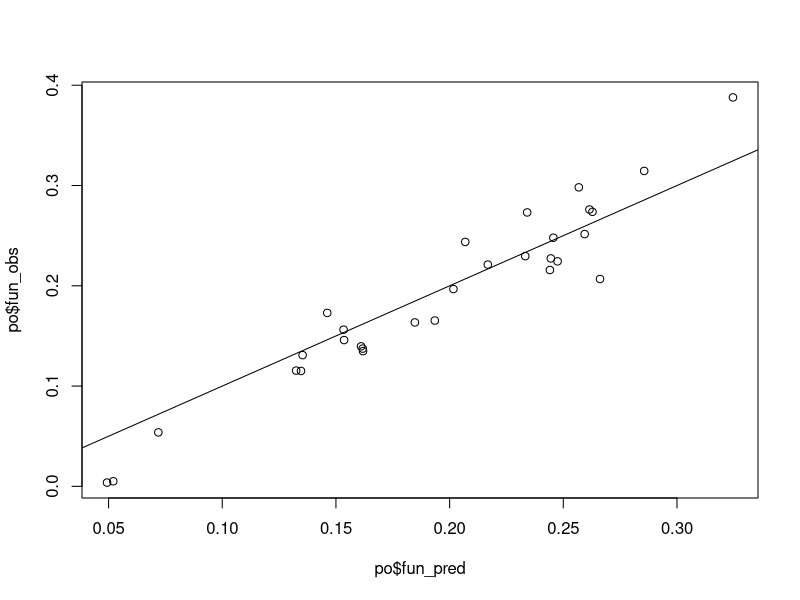

The R source for this figure:
rm(list = ls())

### LIBRARIES

require(testthat)
require(MASS)
require(ggplot2)
require(gtools)
require(scales)
require(gridExtra)
require(tidyverse)
require(combinat)

run_tests <- FALSE # set to TRUE to run tests in every execution

### FUNCTIONS & TESTS

orderName <- function(community) {
  
  # order community names with the form 'sp2,sp2,sp3,...' so that species consistently
  # appear in alphabetical order
  
  as.character(sapply(community,
                      FUN = function(s) paste(sort(strsplit(s, split = ',')[[1]]),
                                              collapse = ',')))
}

string2matrix <- function(data) {
  
  # takes a data frame with 2 columns, the first one containing community names
  # (species present separated by commas with no spaces, e.g. 'sp1,sp2,sp3,...') and
  # the second one community functions, and converts it to binary matrix format
  
  species <- sort(unique(unlist(lapply(data[, 1],
                                       FUN = function(community) strsplit(community, split = ',')[[1]]))))
  
  data_out <- lapply(1:nrow(data),
                     FUN = function(i) matrix(as.numeric(species %in% strsplit(data[i, 1], split = ',')[[1]]), nrow = 1))
  data_out <- do.call(rbind, data_out)
  colnames(data_out) <- species
  
  data_out <- cbind(data_out, fun = data[, 2])
  
  return(data_out)
  
}

matrix2string <- function(data) {
  
  # inverse operation with respect to string2matrix
  
  species <- colnames(data)[-ncol(data)]
  
  communities <- sapply(1:nrow(data),
                        FUN = function(i) paste(species[data[i, -ncol(data)] == 1], collapse = ','))
  communities <- orderName(communities)
  
  return(data.frame(community = communities,
                    fun = data[, ncol(data)]))
  
}

if (run_tests) {
  test_that('Name ordering',{
    expect_equal(orderName('1,3,2'), '1,2,3')
    expect_equal(orderName(c('B,C,A,F,D', 'y,x,z')), c('A,B,C,D,F', 'x,y,z'))
  })
}

nSpecies <- function(community) {
  
  # returns the number of species in a community (given in 'sp1,sp2,sp3,...' format)
  # returns 0 if input is NA
  
  as.numeric(sapply(community,
                    FUN = function(comm) {
                      if (is.na(comm)) return(0)
                      else return(length(strsplit(comm, split = ',')[[1]]))
                    }))
  
}
if (run_tests) {
  test_that('Number of species',{
    expect_equal(nSpecies('1,2,3'), 3)
    expect_equal(nSpecies('lorem,ipsum'), 2)
    expect_equal(nSpecies(NA), 0)
  })
}

containsSpecies <- function(species, community) {
  
  # returns TRUE if species is present in community, FALSE otherwise
  
  return(sapply(community,
                FUN = function(comm) species %in% strsplit(comm, split = ',')[[1]]))
  
}

makeGEdata <- function(data) {
  
  # takes a mapping between community structures and functions and returns a data frame of species functional effects
  # input data must be a data frame where he first column corresponds to genotype names and the second column corresponds to genotype fitness
  # genotype names should be such that present mutations appear separated by commas with no spaces, e.g. 'sp1,sp2,sp3,...'
  # use matrix2string() function to convert data to this format if needed
  
  # name columns of data
  colnames(data) <- c('community', 'f')
  
  # order community names alphabetically
  data[, 1] <- orderName(data[, 1])
  
  # if there are multiple instances of a same genotype, take the average and print a warning
  if(!all(table(data[, 1]) == 1)) {
    warning(paste('Multiple instances of a same combination in input data set:\n',
                  paste(names(table(data[, 1]))[table(data[, 1]) > 1], collapse = '\n'),
                  '\nAveraging F to proceed.', sep = ''))
    data <- aggregate(formula = f ~ community,
                      data = data,
                      FUN = mean)
  }
  
  # extract species names
  species <- sort(unique(unlist(strsplit(data[, 1], split = ','))))
  n_species <- length(species)
  
  # functions as named array
  f <- setNames(data[, 2], data[, 1])
  
  # output: data frame where the effect of each species on a background community is isolated
  ge_data <- do.call(rbind,
                     lapply(species,
                            FUN = function(sp) {
                              
                              # fetch all communities in sample that contain species sp
                              knockins <- data$community[containsSpecies(sp, data$community)]
                              
                              # backgrounds corresponding to those communities
                              backgrounds <- as.character(sapply(knockins,
                                                                 FUN = function(x) {
                                                                   x <- strsplit(x, split = ',')[[1]]
                                                                   x <- x[x != sp]
                                                                   x <- paste(x, collapse = ',')
                                                                   return(x)
                                                                 }))
                              
                              # functions of backrounds and backgrounds + knock-ins
                              f_knockins <- f[names(f) %in% knockins]
                              f_knockins <- data.frame(community = names(f_knockins),
                                                       fun.knockin = as.numeric(f_knockins))
                              
                              f_backgrounds <- f[names(f) %in% backgrounds]
                              f_backgrounds <- data.frame(community = names(f_backgrounds),
                                                          fun.backgrund = as.numeric(f_backgrounds))
                              
                              f_knockins$background_community <- sapply(f_knockins$community,
                                                                        FUN = function(x) {
                                                                          xout <- strsplit(x, split = ',')[[1]]
                                                                          xout <- xout[xout != sp]
                                                                          xout <- paste(xout, collapse = ',')
                                                                          return(xout)
                                                                        })
                              
                              fun <- merge(f_backgrounds, f_knockins, by.x = 'community', by.y = 'background_community', all = T, suffixes = c('.bg', '.knockin'))
                              fun$df <- fun$fun.knockin - fun$fun.backgrund
                              fun <- fun[!is.na(fun$fun.backgrund) & !is.na(fun$fun.knockin), ] # keep only rows where the function of both the background and the knockin are known
                              
                              # build data frame
                              df <- data.frame(background = fun$community,
                                               knock_in = sp,
                                               background_f = fun$fun.backgrund,
                                               d_f = fun$df)
                              
                              return(df)
                              
                            }))
  
  return(ge_data)
  
}

plotFEEs <- function(ge_data) {
  
  # make dF-vs-F plots
  
  p <-
    ggplot(ge_data, aes(x = background_f, y = d_f)) +
      geom_abline(slope = 0,
                  intercept = 0,
                  color = '#d1d3d4') +
      geom_point(shape = 1,
                 cex = 2) +
      geom_smooth(method = 'lm',
                  formula = y~x,
                  color = 'firebrick1',
                  se = F,
                  fullrange = T) +
      scale_x_continuous(breaks = pretty_breaks(n = 3),
                         name = 'Function of ecological background [a.u.]') +
      scale_y_continuous(breaks = pretty_breaks(n = 3),
                         name = 'dF [a.u.]') +
      facet_wrap(~knock_in) +
      theme_bw() +
      theme(panel.grid = element_blank(),
            strip.background = element_blank(),
            strip.text = element_text(face = 'italic',
                                      size = 10),
            aspect.ratio = 0.6,
            axis.text = element_text(size = 16),
            axis.title = element_text(size = 18),
            panel.border = element_blank(),
            panel.background = element_blank(),
            legend.position = 'none') +
      annotate("segment", x=-Inf, xend=Inf, y=-Inf, yend=-Inf, size=0.5) +
      annotate("segment", x=-Inf, xend=-Inf, y=-Inf, yend=Inf,size=0.5)
  
  print(p)
  
  return(p)
  
}

closestPaths <- function(target_comm, comm_list, species.removal = F) {
  
  # given a focal community (comm) and a list of other communities (comm_list), returns those in comm_list that are closest to comm (in terms of species addition)
  
  # fetch communities that are potential ancestors of the target
  isAncestor <- function(community_1, community_2) { # check if community_1 is an ancestor of community_2 (i.e. all species in community_1 are also in community_2)
    sapply(community_1,
           FUN = function(x) all(strsplit(x, split = ',')[[1]] %in% strsplit(community_2, split = ',')[[1]]))
  }
  if (!species.removal) comm_list <- comm_list[isAncestor(comm_list, target_comm)]
  
  if (length(comm_list) == 0) {
    
    warning(paste('For community\n', target_comm, '\nno ancestors in data. Returning <empty> community.', sep = ''))
    
    comm_list <- ''
    
  }
    
  all_comms <- data.frame(community = c(target_comm, comm_list),
                          fun = NA)
  all_comms <- string2matrix(all_comms)
  
  comm <- all_comms[1, 1:(ncol(all_comms) - 1), drop = F]
  comm_list <- all_comms[2:nrow(all_comms), 1:(ncol(all_comms) - 1), drop = F]
  
  dist <- sapply(1:nrow(comm_list),
                 FUN = function(i) sum(abs(comm_list[i, ] - comm)))
  
  which_min <- which(dist == min(dist))
  closest_comms <- comm_list[which_min, , drop = F]
    
  
  # paths to comm
  paths <- lapply(1:nrow(closest_comms),
                  FUN = function(i) comm - closest_comms[i, ])
  paths <- do.call(rbind, paths)
  
  sources <- matrix2string(cbind(as.data.frame(closest_comms), fun = NA))$community
  
  # return info
  return(cbind(source = sources, target = target_comm, dist = dist[which_min], as.data.frame(paths)))
  
}

fetchResiduals <- function(paths) {
  
  # fetch which residuals (epsilons) take part in a given set of paths (from a source to a target community)
  # accounts for every possible path order (e.g. i->j->k, j->i->k, k->i->j, ...)
  # variable naming: eps_i(s) is named s+i (e.g. 'i,j+k', 'i,k+j', 'i,j,k+l', ...)
  
  eps <- NULL
  
  for (p in 1:nrow(paths)) {
    
    traj <- paths[p, 4:ncol(paths)]
    traj <- colnames(traj)[abs(traj[1, ]) == 1]
    traj <- do.call(rbind, permn(traj))
    
    eps <- c(eps,
             unlist(lapply(1:nrow(traj), FUN = function(t) {
               
               traj_i <- traj[t, ]
               cumtraj_i <- orderName(sapply(1:length(traj_i), FUN = function(i) paste(traj_i[1:i], collapse = ',')))
               cumtraj_i <- c(paths$source[p],
                              orderName(paste(paths$source[p], cumtraj_i, sep = ',')))
               
               cumtraj_i <- sapply(cumtraj_i, # if there are repetitions of species, that means the species is being removed instead of added
                                   FUN = function(x) {
                                     
                                     xtab <- table(strsplit(x, split = ',')[[1]])
                                     removed_sp <- names(xtab)[xtab > 1]

                                     xout <- strsplit(x, split = ',')[[1]]
                                     xout <- paste(xout[!(xout %in% removed_sp)], collapse = ',')
                                     
                                     return(xout)
                                     
                                   })
               
               eps_i <- paste(cumtraj_i[-length(cumtraj_i)], traj_i, sep = '+')
               eps_i <- sapply(eps_i, # if knocked-in species is in background, it means it's a species removal
                               FUN = function(x) {
                                 
                                 knock_in <- strsplit(x, split = '\\+')[[1]][2]
                                 background <- strsplit(x, split = '\\+')[[1]][1]
                                 background <- strsplit(background, split = ',')[[1]]
                                 
                                 xout <- paste(background[background != knock_in], collapse = ',')
                                 xout <- paste(xout, knock_in, sep = '+')
                                 
                                 return(xout)
                                 
                               })
               eps_i <- as.character(eps_i)
               
               return(eps_i)
               
             })))
    
  }
  
  return(eps)
  
}

pathSteps <- function(target, source, single.traj = F) {

  # get steps in trajectory from source to target communities through addition/removal of species
  # is the closure condition is satisfied, a single trajectory is sufficient (speeds up calculations)
  
  path <- closestPaths(target, source)
  
  traj <- path[1, 4:ncol(path), drop = F]
  traj <- colnames(traj)[abs(traj[1, ]) == 1]
  if (single.traj) {
    traj <- matrix(traj, nrow = 1)
  } else {
    traj <- do.call(rbind, permn(traj))
  }
  
  traj_steps <- lapply(1:nrow(traj),
                       FUN = function(i) {
                         
                         # trajectory
                         cumtraj <- orderName(sapply(1:length(traj[i, ]), FUN = function(j) paste(traj[i, 1:j], collapse = ',')))
                         cumtraj <- c(source,
                                      sapply(1:length(cumtraj), FUN = function(j) orderName(paste(c(strsplit(source, split = ',')[[1]],
                                                                                                    cumtraj[j]), collapse = ','))))
                         cumtraj <- sapply(cumtraj, # if there are repetitions of species, that means the species is being removed instead of added
                                           FUN = function(x) {
                                             
                                             xtab <- table(strsplit(x, split = ',')[[1]])
                                             removed_sp <- names(xtab)[xtab > 1]
                                             
                                             xout <- strsplit(x, split = ',')[[1]]
                                             xout <- paste(xout[!(xout %in% removed_sp)], collapse = ',')
                                               
                                             return(xout)
                                               
                                           })
                         cumtraj <- as.character(cumtraj)
                         
                         # knock-ins at each step
                         knockins <- traj[i, ]
                         
                         # backgrounds
                         backgrounds <- cumtraj[-length(cumtraj)]
                         backgrounds <- sapply(1:length(backgrounds),
                                               FUN = function(i) {
                                                 xout <- strsplit(backgrounds[i], split = ',')[[1]]
                                                 xout <- xout[xout != knockins[i]]
                                                 xout <- paste(xout, collapse = ',')
                                                 return(xout)
                                               })
                         backgrounds <- as.character(backgrounds)
                         
                         # signs
                         signs <- sapply(knockins, FUN = function(x) path[1, x])
                         signs <- as.numeric(signs)
                         
                         return(list(trajectory = cumtraj,
                                backgrounds = backgrounds,
                                knock_ins = knockins,
                                signs = signs))
                         
                       })
  
  if(single.traj) traj_steps <- traj_steps[[1]]
  
  return(traj_steps)

}

makeFEEs <- function(ge_data) {
  
  # make linear fits (input is a data.frame generated with makeGEdata)
  
  species <- sort(unique(ge_data$knock_in))
  fits <- do.call(rbind,
                  lapply(species,
                         FUN = function(sp){
                           data.frame(a = lm(data = ge_data[ge_data$knock_in == sp, ], formula = d_f~background_f)$coefficients[1],
                                      b = lm(data = ge_data[ge_data$knock_in == sp, ], formula = d_f~background_f)$coefficients[2])
                         }))
  rownames(fits) <- species
  
  return(fits)
  
}

inferAllResiduals <- function(ge_data) {

  # apply closure condition to the WHOLE landscape to infer values of residuals
  # only advisable for <10 species (otherwise pseudoinverse computation explodes)
  
  # get linear fits
  fits <- makeFEEs(ge_data)
  
  # fetch species names and build all combinatorial arrangements
  species <- sort(unique(ge_data$knock_in))
  communities <- orderName(unlist(sapply(1:length(species),
                                         FUN = function(i) sapply(combn(species,
                                                                        i,
                                                                        simplify = FALSE),
                                                                  FUN = paste, collapse = ','))))
  communities <- c('<empty>', communities) # attach the 'empty' community
  
  # list epsilons that are known from observations
  ge_data$background[ge_data$background == ''] <- '<empty>'
  known_eps <- setNames(ge_data$d_f- (fits[ge_data$knock_in, 'a'] + fits[ge_data$knock_in, 'b']*ge_data$background_f),
                        paste(ge_data$background, ge_data$knock_in, sep = '+'))
  
  # estimate standard deviations of epsilons
  sigma <- sapply(species,
                  FUN = function(sp) sd(known_eps[grepl(paste('\\+', sp, sep = ''), names(known_eps))]))
  
  # arrange epsilons in matrix form (rows: backgrounds, columns: knock-ins), this makes them easier to access later on
  eps_matrix <- matrix(NA, nrow = length(communities), ncol = length(species))
  colnames(eps_matrix) <- species
  rownames(eps_matrix) <- communities
  
  # some of the epsilons are known from the observations: add them to the matrix
  for (i in 1:length(known_eps)) {
    eps_matrix[strsplit(names(known_eps)[i], split = '\\+')[[1]][1],
               strsplit(names(known_eps)[i], split = '\\+')[[1]][2]] <- known_eps[i]
  }
  
  # elements of the matrix where the knock-in is already present in the background are set to NaN, other elements are either numeric (known epsilons) or NA (incognitas)
  for (sp in species) {
    eps_matrix[containsSpecies(sp, rownames(eps_matrix)), sp] <- NaN
  }
  
  # epsilons in vector form (makes it easier to operate with them)
  eps <- as.data.frame(matrix(NA, nrow = length(eps_matrix), ncol = 2))
  for (i in 1:nrow(eps_matrix)) {
    for (j in 1:ncol(eps_matrix)) {
      eps[ncol(eps_matrix)*(i-1) + j, 1] <- paste(rownames(eps_matrix)[i], colnames(eps_matrix)[j], sep = '+')
      eps[ncol(eps_matrix)*(i-1) + j, 2] <- eps_matrix[i, j]
    }
  }
  eps <- eps[!is.nan(eps[, 2]), ]
  eps <- eps[order(eps[, 2], na.last = FALSE), ]
  rownames(eps) <- eps[, 1]
  eps <- matrix(eps[, 2], dimnames = list(eps[, 1], 'eps'))
  
  rownames(eps) <- gsub('<empty>', '', rownames(eps))
  communities[communities == '<empty>'] <- ''
  
  # build M matrix
  # i and j are two arbitrary species
  # B is an arbitrary background (not containing i or j), Bi and Bj are the same backgrounds containing also i and j respectively
  # a_i, b_i are the intercept and slope of the fit FEE for species i
  # e_i(B) is the epsilon for species i on background B
  # general form of the constraint:
  #   a_i*b_j + (1 + b_j)*e_i(B) + e_j(Bi) = a_j*b_i + (1 + b_i)*e_j(B) + e_i(Bj)
  constraints <- data.frame(B = character(0), i = character(0), j = character(0))
  
  # list all backgrounds with at least 2 species less than the most rich community (containing all species)
  bgs_valid <- communities[nSpecies(communities) <= length(species) - 2]
  
  # for each of those backgrounds, get all possible pairs of additional species (not in the background itself)
  sp_valid <- containsSpecies(species, bgs_valid)
  for (i in 1:length(bgs_valid)) {
    sp <- species[!sp_valid[, i]]
    pairs <- t(combn(sp, 2))
    constraints <- rbind(constraints,
                         data.frame(B = as.character(bgs_valid[i]),
                                    i = pairs[, 1],
                                    j = pairs[, 2]))
  }
  
  # some of the constraints are redundant; to identify them we need to check which edges of the 'community graph' are covered by each constraint
  isDescendant <- function(community_1, community_2) { # check if community_2 is a descendant of community_1 (i.e. all species in community_1 are also in community_2)
    sapply(community_2,
           FUN = function(x) all(strsplit(community_1, split = ',')[[1]] %in% strsplit(x, split = ',')[[1]]))
  }
  
  edges <- NULL
  nSpecies_comm <- nSpecies(communities)
  for (i in 1:length(communities)) {
    edges <- c(edges,
               paste(communities[i],
                     communities[nSpecies_comm == (1 + nSpecies_comm[i]) & isDescendant(communities[i], communities)],
                     sep = ' / '))
  }
  edges <- data.frame(edge = edges,
                      covered = FALSE)
  
  redundant_constraints <- NULL
  for (i in 1:nrow(constraints)) {
    
    # each constraint covers 4 communities
    c1 <- constraints[i, 1]
    c2 <- orderName(paste(c(strsplit(constraints[i, 1], split = ',')[[1]], constraints[i, 2]), collapse = ','))
    c3 <- orderName(paste(c(strsplit(constraints[i, 1], split = ',')[[1]], constraints[i, 3]), collapse = ','))
    c4 <- orderName(paste(c(strsplit(constraints[i, 1], split = ',')[[1]], constraints[i, 2], constraints[i, 3]), collapse = ','))
    
    # each constraint covers 4 edges
    edges_i <- c(paste(c1, c2, sep = ' / '),
                 paste(c1, c3, sep = ' / '),
                 paste(c2, c4, sep = ' / '),
                 paste(c3, c4, sep = ' / '))
    
    # which of those are already covered?
    covered_i <- edges$covered[edges$edge %in% edges_i]
    
    if (all(covered_i)) { # if they are all covered, tag the i-th constraint as redundant
      redundant_constraints <- c(redundant_constraints, i)
    } else { # if they are not all covered, keep the constraint and set them all to covered
      edges$covered[edges$edge %in% edges_i] <- TRUE
    }
    
  }
  
  # remove redundant constraints
  constraints <- constraints[-redundant_constraints, ]
  
  # formulate each constraint in matrix form
  M <- matrix(0, nrow = nrow(constraints), ncol = nrow(eps))
  C <- matrix(0, nrow = nrow(constraints), ncol = 1)
  rownames(M) <- paste('C.', 1:nrow(constraints), sep = '')
  rownames(C) <- rownames(M)
  colnames(M) <- rownames(eps)
  
  for (k in 1:nrow(M)) {
    
    i <- constraints$i[k]
    j <- constraints$j[k]
    B <- constraints$B[k]
    
    Bi <- orderName(paste(c(strsplit(B, split = ',')[[1]], i), collapse = ','))
    Bj <- orderName(paste(c(strsplit(B, split = ',')[[1]], j), collapse = ','))
    
    a_i <- fits[i, 'a']
    b_i <- fits[i, 'b']
    a_j <- fits[j, 'a']
    b_j <- fits[j, 'b']
    
    e_i_B <- paste(B, i, sep = '+')
    e_j_B <- paste(B, j, sep = '+')
    e_j_Bi <- paste(Bi, j, sep = '+')
    e_i_Bj <- paste(Bj, i, sep = '+')
    
    M[k, e_i_B] <- 1 + b_j
    M[k, e_j_B] <- -(1 + b_i)
    M[k, e_j_Bi] <- 1
    M[k, e_i_Bj] <- -1
    
    C[k] <- a_j*b_i - a_i*b_j
    
  }
  
  # check if any constraint is automatically satisfied by the known epsilons
  check <- M %*% eps - C
  check <- sapply(1:nrow(check), FUN = function(i) check[i] < 1e-5) # tolerance: 1e-5 (elements won't be exactly 0 even when the constraint is satisfied due to floating-point precision)
  
  stopifnot(all(check[!is.na(check)] == TRUE)) # all checks should either be TRUE (constraint satisfied) or NA (constraint not evaluated due to missing epsilons), if this is not the case something has failed
  
  # the dimension of M can be further reduced by moving the known epsilons to the right-hand side of the equation M %*% eps = C
  eps_1 <- eps
  eps_1[!is.na(eps)] <- 0
  eps_2 <- eps
  eps_2[is.na(eps_2)] <- 0 # eps = eps_1 + eps_2 ---> M %*% eps_1 = C - M %*% eps_2
  
  C_prime <- C - (M %*% eps_2) # this makes it so the equation to solve is M %*% eps_1 = C_prime
  remove_these <- sapply(1:nrow(M), FUN = function(i) all(as.numeric(M[i, ]) == rep(0, ncol(M)))) # to remove constraints that are automatically satisfied by the known epsilons
  C_prime <- C_prime[!remove_these, ]
  M <- M[!remove_these, 1:sum(is.na(eps))] # also removes the columns corresponding to known epsilons
  
  # scale elements of M by the sigmas
  M_sigma <- M * matrix(rep(sigma[gsub('.*\\+' ,'', colnames(M))], nrow(M)), nrow = nrow(M), byrow = TRUE)
  
  # now we just need to solve the system of linear equations M_sigma %*% eps_sigma = C_prime where the elements of eps_sigma are the incognitas
  # use the pseudoinverse for the solution that minimizes sum of squares of the elements of eps_sigma
  M_sigma_pseudoinv <- ginv(M_sigma)
  eps_sigma_0 <- M_sigma_pseudoinv %*% C_prime
  rownames(eps_sigma_0) <- colnames(M)
  
  # undo the sigma transformation to recover the epsilons
  eps_1 <- eps_sigma_0 * sigma[gsub('.*\\+' ,'', rownames(eps_sigma_0))]
  
  # add these values to the matrix of epsilons
  for (i in 1:nrow(eps_1)) {
    B <- gsub('\\+.*', '', rownames(eps)[i])
    if (B == '') B <- '<empty>'
    knockin <- gsub('.*\\+', '', rownames(eps)[i])
    eps_matrix[B, knockin] <- eps_1[i]
  }
  
  # return matrix of epsilons
  return(eps_matrix)

}

predictF_base <- function(target, data) {

  # predict the function of a community (target) starting from the function of an in-sample community
  # considers every unknown residual to be zero
  # first obtains the in-sample communities that are closer to the target community, then every possible path (i.e. order of addition/removal of species)
  # final prediction is the average across all paths
  
  ge_data <- makeGEdata(data)
  fits <- makeFEEs(ge_data)
  
  fun <- sapply(target,
                FUN = function(t) {
                  
                  paths <- closestPaths(t, data$community)
                  
                  fun <- lapply(1:nrow(paths),
                                FUN = function(i) {
                                  
                                  path <- paths[i, ]
                                  steps <- pathSteps(t, path$source[1], single.traj = F)
                                  
                                  fun_i <- sapply(steps,
                                                  FUN = function(st) {
                                                    
                                                    st$backgrounds[st$backgrounds == ''] <- '<empty>'
                                                    
                                                    # iterate
                                                    comm <- st$trajectory[1]
                                                    fun <- mean(data$fun[data$community == comm])
                                                    for (s in 1:length(st$knock_ins)) {
                                                      comm <- st$trajectory[s]
                                                      fun <- fun + st$signs[s]*(fits[st$knock_ins[s], 'a'] + fits[st$knock_ins[s], 'b']*fun)
                                                    }
                                                    
                                                    return(fun)
                                                    
                                                  })
                                  
                                  return(fun_i)
                                  
                                })
                  
                  return(mean(unlist(fun)))
                  
                })
  
  return(data.frame(community = names(fun),
                    fun = as.numeric(fun)))

}


predictF_fullClosure <- function(target, data, eps) {

  # predict the function of a community (target) starting from the function of an in-sample community
  # assuming that the closure condition is satisfied in the WHOLE landscape
  # therefore prediction should be independent from the path chosen (i.e. the source community and the order of species addition/removal)
  
  # format data just in case
  colnames(data) <- c('community', 'fun')
  data$community <- orderName(data$community)
  target <- orderName(target)
  
  # fit FEEs
  ge_data <- makeGEdata(data)
  fits <- makeFEEs(ge_data)
  
  # iterate over target (multiple target communities can be passed at once)
  predicted_f <- sapply(target,
                        FUN =  function(t) {
                          
                          # get closest path to target community (although any path should be equivalent if the closure condition is satisfied globally)
                          path <- closestPaths(t, data$community)
                          steps <- pathSteps(t, path$source[1], single.traj = T)
                          steps$backgrounds[steps$backgrounds == ''] <- '<empty>'
                          
                          # iterate
                          comm <- steps$trajectory[1]
                          fun <- mean(data$fun[data$community == comm])
                          for (s in 1:length(steps$knock_ins)) {
                            comm <- steps$trajectory[s]
                            fun <- fun + steps$signs[s]*(fits[steps$knock_ins[s], 'a'] + fits[steps$knock_ins[s], 'b']*fun + eps[steps$backgrounds[s], steps$knock_ins[s]])
                          }
                          
                          return(fun)
                          
                        })
  
  return(data.frame(community = names(predicted_f),
                    fun = as.numeric(predicted_f)))
  
}

if (T) {
  
  ### LOAD DATA FOR TESTING
  data <- read.table('../pyoverdine_data/pyo_rep3.txt', header = T)
  data <- rbind(data, data.frame(community = '', fun = 0))
  
  target <- sample(data$community, size = 30)
  if ('' %in% target) target <- target[target != '']
  obsF <- data[data$community %in% target, ]
  data <- data[!(data$community %in% target), ]
  
  predF <- predictF_base(target, data)
  
  po <- merge(obsF, predF, by = 'community', suffixes = c('_obs', '_pred'))
  plot(po$fun_pred, po$fun_obs)
  abline(a = 0, b = 1)

}
